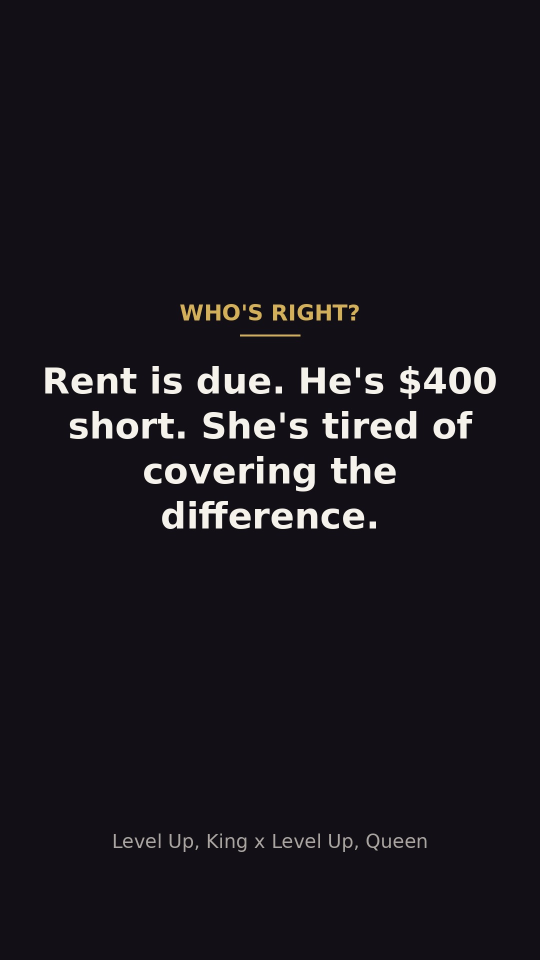
#> input picture test/test-slide-1.jpg, 1080 x 1920 px, found by its file name (shown at 1/2 size)
$ python -i slides.py   (imports and definitions only)
#> lines starting #> are read from the running program, lines starting #| are printed output that depends on the picture
"""Level Up slide renderer: vertical 1080x1920 JPEGs for TikTok / Instagram / Facebook.

Slide types (dicts):
  {"type": "hook", "label": "...", "text": "..."}
  {"type": "side", "who": "her"|"him", "text": "..."}
  {"type": "thread", "messages": [["her"|"him", "text"], ...]}
  {"type": "question", "text": "..."}
  {"type": "cta", "book": "king"|"queen"|"bundle", "line": "...", "sub": "..."}
"""
import os, textwrap
from PIL import Image, ImageDraw, ImageFont, ImageFilter

ROOT = os.path.dirname(os.path.dirname(os.path.abspath(__file__)))
A = os.path.join(ROOT, "assets")
FB = os.path.join(A, "fonts", "Poppins-Bold.ttf")
FS = os.path.join(A, "fonts", "Poppins-SemiBold.ttf")
FR = os.path.join(A, "fonts", "Poppins-Regular.ttf")
FP = os.path.join(A, "fonts", "PlayfairDisplay-Bold.ttf")

W, H = 1080, 1920
BG = (16, 14, 20)
GOLD = (214, 176, 92)
WHITE = (246, 242, 234)
GREY = (160, 154, 148)
HER = (226, 132, 150)
HIM = (110, 160, 226)
HANDLE = "Level Up · C.D. Barros"


def font(path, size):
    f = ImageFont.truetype(path, size)
    if path == FP:
        try:
            f.set_variation_by_axes([700])
        except Exception:
            pass
    return f


# [48 lines left out: functions wrap_px, fit_text, center_block, base, not called in this run]


def mark(d):
    f = font(FB, 36)
    w = d.textlength(HANDLE, font=f)
    d.text(((W - w) / 2, H - 130), HANDLE, font=f, fill=GOLD)


# [6 lines left out: function label, not called in this run]


def photo_base(path, focus=0.5):
    """Full-bleed photo, cover-cropped to 9:16, darkened toward the bottom for text.
    focus = horizontal centre of the crop (0 left .. 1 right). Black letterbox bars are trimmed."""
#> called with path = '../test/test-slide-1.jpg', focus = 0.5
    im = Image.open(os.path.join(ROOT, path)).convert("RGB")
#> im is the input picture: PIL image 1080x1920 RGB; mean R, G, B 25.2, 22.1, 28.4
    box = im.convert("L").point(lambda v: 255 if v > 12 else 0).getbbox()
#> box = (0, 0, 1080, 1920)
    if box:
        im = im.crop(box)
    r = max(W / im.width, H / im.height)
#> r = 1
    im = im.resize((int(im.width * r) + 1, int(im.height * r) + 1), Image.LANCZOS)
#> im: PIL image 1081x1921 RGB
    x = min(max(int(im.width * focus - W / 2), 0), im.width - W)
#> x = 0
    im = im.crop((x, 0, x + W, H))
#> im: PIL image 1080x1920 RGB
    shade = Image.new("L", (W, H))
#> shade: PIL image 1080x1920 L; every value is 0
    sd = ImageDraw.Draw(shade)
    for y in range(H):  # 35% at top -> 88% at bottom
        sd.line([(0, y), (W, y)], fill=int(255 * (0.35 + 0.53 * (y / H))))
    im = Image.composite(Image.new("RGB", (W, H), (10, 8, 12)), im, shade)
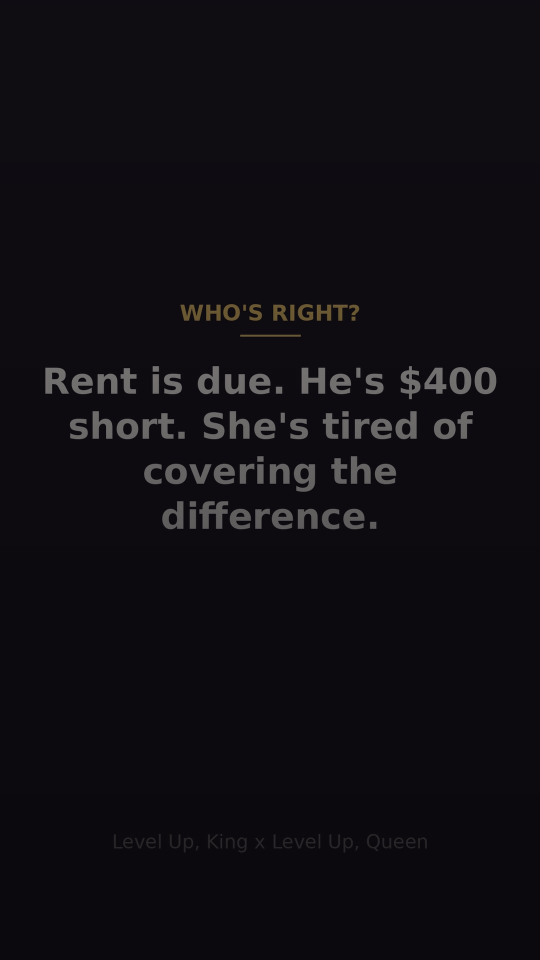
#> im: PIL image 1080x1920 RGB (shown at 1/2 size); mean R, G, B 16, 13.6, 18.4
    d = ImageDraw.Draw(im)
    mark(d)
    return im, d


# [109 lines left out: functions slide_hook, slide_quote, slide_side, slide_question, slide_thread, _cover and 1 more, not called in this run]


RENDER = {"hook": slide_hook, "quote": slide_quote, "side": slide_side, "question": slide_question,
          "thread": slide_thread, "cta": slide_cta}


def render(s, out):
    RENDER[s["type"]](s).save(out, "JPEG", quality=90)


# [43 lines left out: functions _layout_blocks, slide_stack, not called in this run]


RENDER["stack"] = slide_stack

>>> result = photo_base('../test/test-slide-1.jpg')
